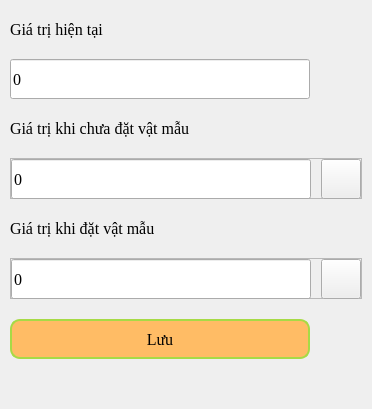
             <widget class="QWidget" name="forceTab">
              <property name="font">
               <font>
                <family>Times New Roman</family>
                <pointsize>12</pointsize>
               </font>
              </property>
              <property name="styleSheet">
               <string notr="true">QWidget::forceTab{
background-color: transparent;
}</string>
              </property>
              <attribute name="title">
               <string>Cảm biến lực</string>
              </attribute>
              <layout class="QVBoxLayout" name="verticalLayout_18">
               <property name="spacing">
                <number>20</number>
               </property>
               <property name="leftMargin">
                <number>10</number>
               </property>
               <property name="topMargin">
                <number>20</number>
               </property>
               <property name="rightMargin">
                <number>10</number>
               </property>
               <property name="bottomMargin">
                <number>10</number>
               </property>
               <item>
                <widget class="QLabel" name="label_14">
                 <property name="font">
                  <font>
                   <family>Times New Roman</family>
                   <pointsize>12</pointsize>
                   <weight>50</weight>
                   <bold>false</bold>
                  </font>
                 </property>
                 <property name="styleSheet">
                  <string notr="true"/>
                 </property>
                 <property name="text">
                  <string>Giá trị hiện tại </string>
                 </property>
                 <property name="alignment">
                  <set>Qt::AlignLeading|Qt::AlignLeft|Qt::AlignVCenter</set>
                 </property>
                </widget>
               </item>
               <item>
                <widget class="QLineEdit" name="txt_force_raw">
                 <property name="minimumSize">
                  <size>
                   <width>300</width>
                   <height>40</height>
                  </size>
                 </property>
                 <property name="maximumSize">
                  <size>
                   <width>300</width>
                   <height>40</height>
                  </size>
                 </property>
                 <property name="font">
                  <font>
                   <family>Times New Roman</family>
                   <pointsize>12</pointsize>
                  </font>
                 </property>
                 <property name="text">
                  <string>0</string>
                 </property>
                 <property name="alignment">
                  <set>Qt::AlignLeading|Qt::AlignLeft|Qt::AlignVCenter</set>
                 </property>
                 <property name="readOnly">
                  <bool>true</bool>
                 </property>
                </widget>
               </item>
               <item>
                <widget class="QLabel" name="label_15">
                 <property name="font">
                  <font>
                   <family>Times New Roman</family>
                   <pointsize>12</pointsize>
                   <weight>50</weight>
                   <bold>false</bold>
                  </font>
                 </property>
                 <property name="styleSheet">
                  <string notr="true"/>
                 </property>
                 <property name="text">
                  <string>Giá trị khi chưa đặt vật mẫu</string>
                 </property>
                 <property name="alignment">
                  <set>Qt::AlignLeading|Qt::AlignLeft|Qt::AlignVCenter</set>
                 </property>
                </widget>
               </item>
               <item alignment="Qt::AlignLeft">
                <widget class="QFrame" name="frame_11">
                 <property name="minimumSize">
                  <size>
                   <width>0</width>
                   <height>41</height>
                  </size>
                 </property>
                 <property name="maximumSize">
                  <size>
                   <width>16777215</width>
                   <height>41</height>
                  </size>
                 </property>
                 <property name="styleSheet">
                  <string notr="true">QWidget::frame_11:{
border:none;
}</string>
                 </property>
                 <property name="frameShape">
                  <enum>QFrame::StyledPanel</enum>
                 </property>
                 <property name="frameShadow">
                  <enum>QFrame::Raised</enum>
                 </property>
                 <layout class="QHBoxLayout" name="horizontalLayout_22">
                  <property name="spacing">
                   <number>10</number>
                  </property>
                  <property name="leftMargin">
                   <number>0</number>
                  </property>
                  <property name="topMargin">
                   <number>0</number>
                  </property>
                  <property name="rightMargin">
                   <number>0</number>
                  </property>
                  <property name="bottomMargin">
                   <number>0</number>
                  </property>
                  <item>
                   <widget class="QLineEdit" name="txt_force_zero">
                    <property name="minimumSize">
                     <size>
                      <width>300</width>
                      <height>40</height>
                     </size>
                    </property>
                    <property name="maximumSize">
                     <size>
                      <width>300</width>
                      <height>40</height>
                     </size>
                    </property>
                    <property name="font">
                     <font>
                      <family>Times New Roman</family>
                      <pointsize>12</pointsize>
                     </font>
                    </property>
                    <property name="text">
                     <string>0</string>
                    </property>
                    <property name="alignment">
                     <set>Qt::AlignLeading|Qt::AlignLeft|Qt::AlignVCenter</set>
                    </property>
                    <property name="readOnly">
                     <bool>true</bool>
                    </property>
                   </widget>
                  </item>
                  <item>
                   <widget class="QPushButton" name="btn_copy_zero">
                    <property name="minimumSize">
                     <size>
                      <width>40</width>
                      <height>40</height>
                     </size>
                    </property>
                    <property name="maximumSize">
                     <size>
                      <width>40</width>
                      <height>40</height>
                     </size>
                    </property>
                    <property name="text">
                     <string/>
                    </property>
                    <property name="icon">
                     <iconset resource="assets.qrc">
                      <normaloff>:/img/copy.svg</normaloff>:/img/copy.svg</iconset>
                    </property>
                    <property name="iconSize">
                     <size>
                      <width>32</width>
                      <height>32</height>
                     </size>
                    </property>
                   </widget>
                  </item>
                 </layout>
                </widget>
               </item>
               <item>
                <widget class="QLabel" name="label_16">
                 <property name="font">
                  <font>
                   <family>Times New Roman</family>
                   <pointsize>12</pointsize>
                   <weight>50</weight>
                   <bold>false</bold>
                  </font>
                 </property>
                 <property name="styleSheet">
                  <string notr="true"/>
                 </property>
                 <property name="text">
                  <string>Giá trị khi đặt vật mẫu</string>
                 </property>
                 <property name="alignment">
                  <set>Qt::AlignLeading|Qt::AlignLeft|Qt::AlignVCenter</set>
                 </property>
                </widget>
               </item>
               <item alignment="Qt::AlignLeft">
                <widget class="QFrame" name="frame_12">
                 <property name="minimumSize">
                  <size>
                   <width>0</width>
                   <height>41</height>
                  </size>
                 </property>
                 <property name="maximumSize">
                  <size>
                   <width>16777215</width>
                   <height>41</height>
                  </size>
                 </property>
                 <property name="styleSheet">
                  <string notr="true">QWidget::frame_12:{
border:none;
}</string>
                 </property>
                 <property name="frameShape">
                  <enum>QFrame::StyledPanel</enum>
                 </property>
                 <property name="frameShadow">
                  <enum>QFrame::Raised</enum>
                 </property>
                 <layout class="QHBoxLayout" name="horizontalLayout_23">
                  <property name="spacing">
                   <number>10</number>
                  </property>
                  <property name="leftMargin">
                   <number>0</number>
                  </property>
                  <property name="topMargin">
                   <number>0</number>
                  </property>
                  <property name="rightMargin">
                   <number>0</number>
                  </property>
                  <property name="bottomMargin">
                   <number>0</number>
                  </property>
                  <item>
                   <widget class="QLineEdit" name="txt_force_cal">
                    <property name="minimumSize">
                     <size>
                      <width>300</width>
                      <height>40</height>
                     </size>
                    </property>
                    <property name="maximumSize">
                     <size>
                      <width>300</width>
                      <height>40</height>
                     </size>
                    </property>
                    <property name="font">
                     <font>
                      <family>Times New Roman</family>
                      <pointsize>12</pointsize>
                     </font>
                    </property>
                    <property name="text">
                     <string>0</string>
                    </property>
                    <property name="alignment">
                     <set>Qt::AlignLeading|Qt::AlignLeft|Qt::AlignVCenter</set>
                    </property>
                    <property name="readOnly">
                     <bool>true</bool>
                    </property>
                   </widget>
                  </item>
                  <item>
                   <widget class="QPushButton" name="btn_copy_cal">
                    <property name="minimumSize">
                     <size>
                      <width>40</width>
                      <height>40</height>
                     </size>
                    </property>
                    <property name="maximumSize">
                     <size>
                      <width>40</width>
                      <height>40</height>
                     </size>
                    </property>
                    <property name="text">
                     <string/>
                    </property>
                    <property name="icon">
                     <iconset resource="assets.qrc">
                      <normaloff>:/img/copy.svg</normaloff>:/img/copy.svg</iconset>
                    </property>
                    <property name="iconSize">
                     <size>
                      <width>32</width>
                      <height>32</height>
                     </size>
                    </property>
                   </widget>
                  </item>
                 </layout>
                </widget>
               </item>
               <item>
                <widget class="QPushButton" name="btn_force_save">
                 <property name="minimumSize">
                  <size>
                   <width>100</width>
                   <height>40</height>
                  </size>
                 </property>
                 <property name="maximumSize">
                  <size>
                   <width>300</width>
                   <height>40</height>
                  </size>
                 </property>
                 <property name="baseSize">
                  <size>
                   <width>0</width>
                   <height>0</height>
                  </size>
                 </property>
                 <property name="font">
                  <font>
                   <family>Times New Roman</family>
                   <pointsize>12</pointsize>
                  </font>
                 </property>
                 <property name="styleSheet">
                  <string notr="true">QPushButton{
	background-color: #ffbc65;
    border: 2px solid #a7da46;
    border-radius:10px;
}
QPushButton:hover{
background-color:#ffe5c4;
}</string>
                 </property>
                 <property name="text">
                  <string>Lưu</string>
                 </property>
                </widget>
               </item>
               <item>
                <spacer name="verticalSpacer_5">
                 <property name="orientation">
                  <enum>Qt::Vertical</enum>
                 </property>
                 <property name="sizeHint" stdset="0">
                  <size>
                   <width>20</width>
                   <height>40</height>
                  </size>
                 </property>
                </spacer>
               </item>
              </layout>
             </widget>
